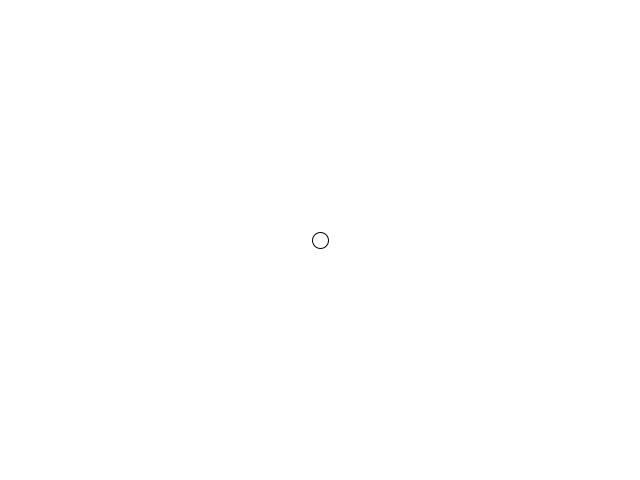
Frame 1 (no input)
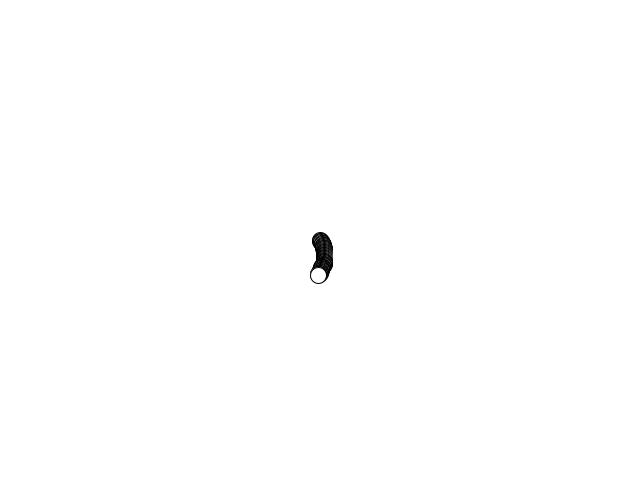
Frame 60 (the mouse pressed at the canvas centre just before this capture)
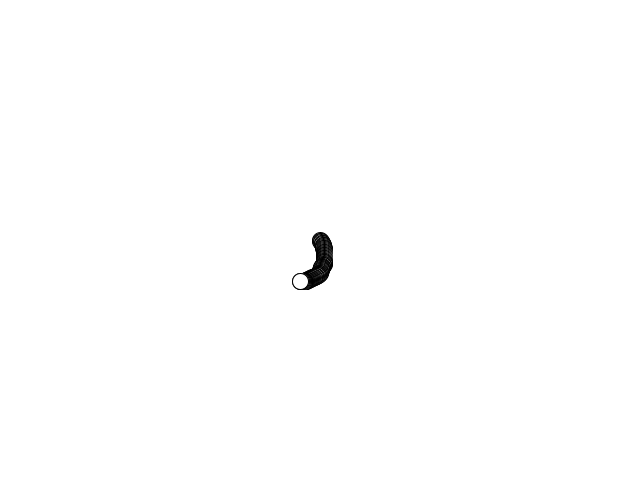
Frame 120 (the mouse held since frame 60 and released just before this capture)

The Processing sketch that drew these frames (run headless with seeded random() and noise(); from frame 60 on, the mouse is pressed at the canvas centre):

// Processing sketch: sketch_170502f_ntr_ex1_7
// ── sketch_170502f_ntr_ex1_7.pde
// パーリンノイズ + マッピング　※移動ステップにパーリンノイズ適用
Walker walker;

void setup() {
  size(640, 480);
  walker = new Walker();
  background(255);
}

void draw() {
  walker.step();
  walker.display();
}

class Walker {
  float timex;
  float timey;
  float x = width / 2;
  float y = height / 2;
  
  Walker() {
    timex = 0;      // ノイズの取得開始時間を0～に
    timey = 10000;  // ノイズの取得開始時間を10000～に　※ノイズは常に同じ値が出力されるため、時間をずらして移動をランダムにする
  }
  
  void step() {
    float stepx = map(noise(timex), 0, 1, -2, 2);
    float stepy = map(noise(timey), 0, 1, -2, 2);
    
    println("stepx = " + stepx + "    " + "stepy = " + stepy);
    
    x += stepx;
    y += stepy;
    timex += 0.01;
    timey += 0.01;

    //println("x = " + x + "    " + "y = " + y);
  }

  void display() {
    stroke(0);
    ellipse(x, y, 16, 16);
  }
}
